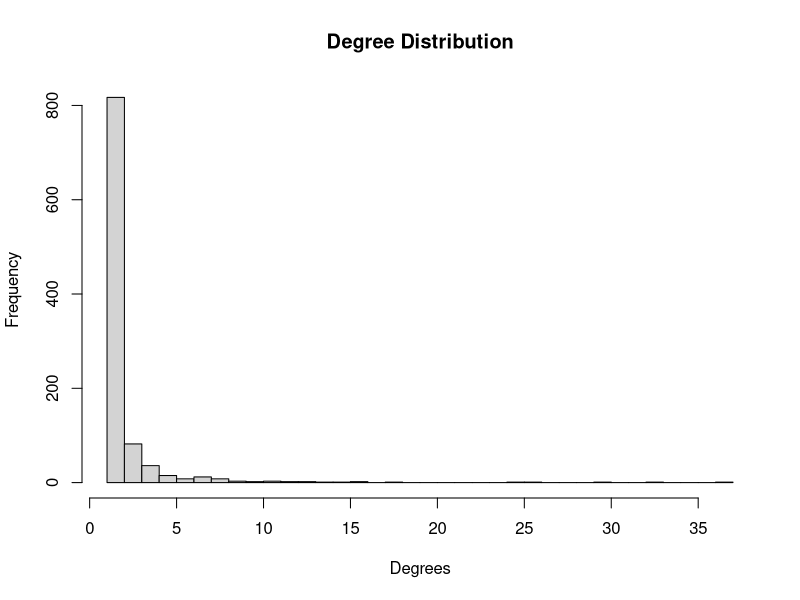
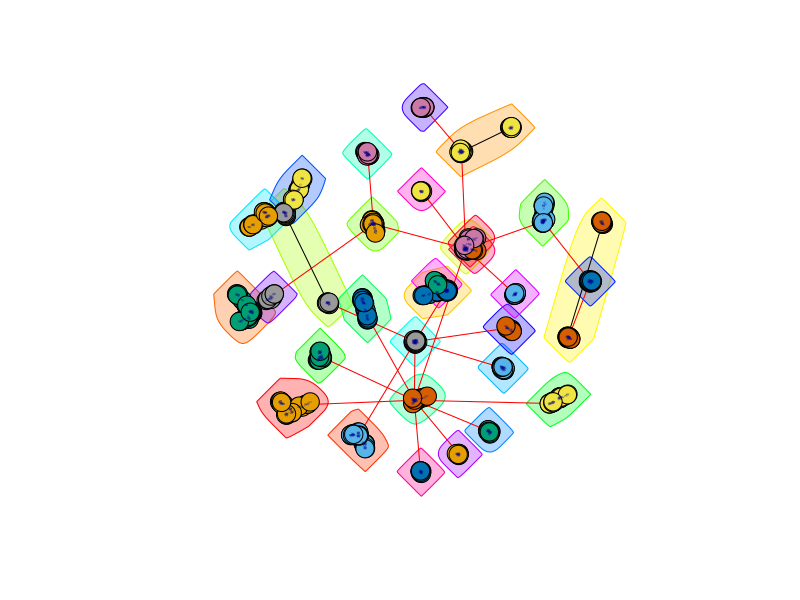

R code for these plots, in order:
# clearing workspace
closeAllConnections()
rm(list=ls())

# importing library
library("igraph")

# initialize vars
nodesNum <-  1000

# generate network
g <-sample_pa_age(nodesNum, pa.exp=1, aging.exp=0, aging.bin=1000, directed = FALSE)

# find degree
deg_g <- degree(g)

# plot degree distribution
degree_dist <- hist(x = deg_g, breaks = seq(from = min(deg_g), to = max(deg_g), by=1), main = "Degree Distribution", xlab = "Degrees")

# generate community and modularity
comm_g <- fastgreedy.community(g)
mod_g <- modularity(comm_g)

# plot the community and calculate the modularity
plot(comm_g, g, vertex.size=10, vertex.label.cex=0.1)
cat("Modularity: ", mod_g)
